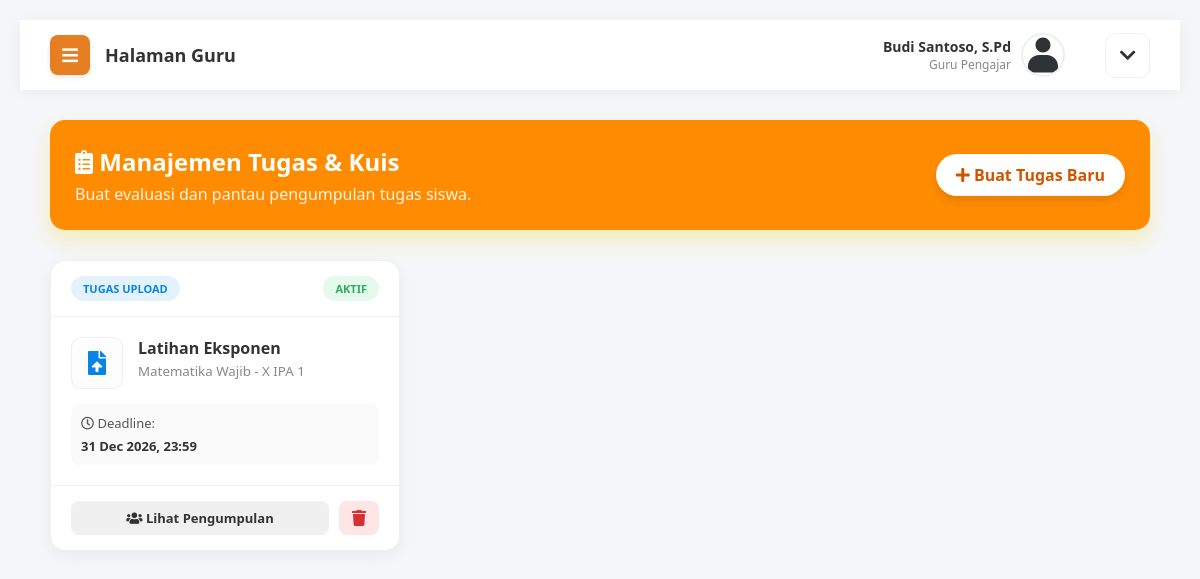
Screenshot of /guru/tugas.php (signed in) with the database file from the repository.
### tables this page shows
CREATE TABLE `tugas` (
  `id_tugas` int(11) NOT NULL,
  `mapel_id` int(11) NOT NULL,
  `judul_tugas` varchar(200) NOT NULL,
  `deskripsi` text DEFAULT NULL,
  `deadline` datetime NOT NULL,
  `tipe` enum('tugas','kuis') DEFAULT 'tugas',
  `file_tugas` varchar(255) DEFAULT NULL
);

CREATE TABLE `mapel` (
  `id_mapel` int(11) NOT NULL,
  `kode_mapel` varchar(20) DEFAULT NULL,
  `nama_mapel` varchar(100) NOT NULL,
  `guru_id` int(11) DEFAULT NULL,
  `kelas_id` int(11) DEFAULT NULL,
  `hari` varchar(20) DEFAULT NULL,
  `jam_mulai` time DEFAULT NULL,
  `jam_selesai` time DEFAULT NULL
);

CREATE TABLE `kelas` (
  `id_kelas` int(11) NOT NULL,
  `nama_kelas` varchar(20) NOT NULL,
  `wali_kelas_id` int(11) DEFAULT NULL
);

### guru/tugas.php (the view, shortened to what this page needs)
<?php include 'header.php'; ?>
<div class="welcome-banner" style="background: linear-gradient(to right, #FF8C00, #FF8C00); color: white; padding: 25px; border-radius: 15px; margin-bottom: 30px; box-shadow: 0 10px 20px rgba(249, 212, 35, 0.3); display: flex; justify-content: space-between; align-items: center;">
    <div>
        <h2 style="margin: 0; font-size: 24px;"><i class="fas fa-clipboard-list"></i> Manajemen Tugas & Kuis</h2>
        <p style="margin: 5px 0 0 0; opacity: 0.9;">Buat evaluasi dan pantau pengumpulan tugas siswa.</p>
    </div>
    <a href="tugas_tambah.php" class="btn-add" style="background: white; color: #d35400; padding: 10px 20px; border-radius: 30px; text-decoration: none; font-weight: bold; box-shadow: 0 5px 10px rgba(0,0,0,0.1); transition: 0.3s;">
        <i class="fas fa-plus"></i> Buat Tugas Baru
    </a>
</div>
<div class="materi-container" style="display: grid; grid-template-columns: repeat(auto-fill, minmax(320px, 1fr)); gap: 25px;">
    <?php
    $id_guru = $_SESSION['id_user'];
    $query = "SELECT tugas.*, mapel.nama_mapel, mapel.kode_mapel, kelas.nama_kelas
              FROM tugas
              JOIN mapel ON tugas.mapel_id = mapel.id_mapel
              JOIN kelas ON mapel.kelas_id = kelas.id_kelas
              WHERE mapel.guru_id='$id_guru'
              ORDER BY tugas.deadline DESC";
    $result = mysqli_query($koneksi, $query);
    while($d = mysqli_fetch_array($result)){
        $sekarang = date('Y-m-d H:i:s');
        $deadline = $d['deadline'];
        $is_expired = ($sekarang > $deadline);
        if($d['tipe'] == 'kuis'){
            $tipe_label = "Kuis Online";
            $tipe_bg = "bg-warning";
            $icon_utama = "fas fa-stopwatch";
            $warna_icon = "#f39c12";
        } else {
            $tipe_label = "Tugas Upload";
            $tipe_bg = "bg-info";
            $icon_utama = "fas fa-file-upload";
            $warna_icon = "#0984e3";
        }
    ?>
    <div class="card-materi" style="background: white; border-radius: 15px; overflow: hidden; box-shadow: 0 5px 15px rgba(0,0,0,0.05); border: 1px solid #f0f0f0; display: flex; flex-direction: column;">
        <div style="padding: 15px 20px; border-bottom: 1px solid #f0f0f0; display: flex; justify-content: space-between; align-items: center;">
            <span class="badge-status <?php echo $tipe_bg; ?>"><?php echo $tipe_label; ?></span>
            <?php if($is_expired) { ?>
                <span class="badge-status bg-danger">Ditutup</span>
            <?php } else { ?>
                <span class="badge-status bg-success">Aktif</span>
            <?php } ?>
        </div>
        <div style="padding: 20px; flex: 1; position: relative;">
            <div style="display: flex; gap: 15px; margin-bottom: 15px;">
                <div style="width: 50px; height: 50px; background: #fdfdfd; border-radius: 10px; display: flex; align-items: center; justify-content: center; border: 1px solid #eee;">
                    <i class="<?php echo $icon_utama; ?>" style="font-size: 24px; color: <?php echo $warna_icon; ?>;"></i>
                </div>
                <div>
                    <h4 style="margin: 0; font-size: 16px; color: #333; line-height: 1.4;"><?php echo $d['judul_tugas']; ?></h4>
                    <small style="color: #888;"><?php echo $d['nama_mapel']; ?> - <?php echo $d['nama_kelas']; ?></small>
                </div>
            </div>
            <div style="background: #fafafa; padding: 10px; border-radius: 8px; font-size: 13px;">
                <div style="margin-bottom: 5px; color: #555;">
                    <i class="far fa-clock <?php echo !$is_expired ? 'deadline-active' : ''; ?>"></i> Deadline:
                </div>
                <b style="color: <?php echo $is_expired ? '#d63031' : '#333'; ?>;">
                    <?php echo date('d M Y, H:i', strtotime($deadline)); ?>
                </b>
            </div>
        </div>
        <div style="padding: 15px 20px; border-top: 1px solid #f0f0f0; display: grid; grid-template-columns: 1fr 1fr auto; gap: 10px;">
            <a href="tugas_nilai.php?id=<?php echo $d['id_tugas']; ?>" style="grid-column: span 2; background: #f0f0f0; color: #333; text-align: center; padding: 8px; border-radius: 8px; text-decoration: none; font-size: 13px; font-weight: 600; transition: 0.3s;" class="btn-hover-gray">
                <i class="fas fa-users"></i> Lihat Pengumpulan
            </a>
            <a href="tugas_hapus.php?id=<?php echo $d['id_tugas']; ?>" onclick="return confirm('Hapus tugas ini? Data pengumpulan siswa juga akan terhapus.')" style="background: #ffe5e5; color: #d63031; display: flex; align-items: center; justify-content: center; border-radius: 8px; text-decoration: none; width: 40px;">
                <i class="fas fa-trash"></i>
            </a>
        </div>
    </div>
    <?php } ?>
</div>
<?php include 'footer.php'; ?>

### assets/css/style.css (style rules this page uses)
body { background-color: #f4f6f9; font-family: 'Poppins', 'Segoe UI', sans-serif; margin: 0; height: 100vh; display: flex; justify-content: center; align-items: center; overflow: hidden; }
body, html { margin: 0; padding: 0; width: 100%; height: 100%; font-family: 'Poppins', sans-serif; overflow-x: hidden; }
body { background-color: #f4f6f9; font-family: 'Segoe UI', 'Poppins', sans-serif; margin: 0; overflow-x: hidden; }
.badge-status { padding: 5px 12px; border-radius: 20px; font-size: 11px; font-weight: 700; text-transform: uppercase; }
.bg-success { background-color: #e5f9ed; color: #27ae60; }
.bg-info { background-color: #e3f2fd; color: #0984e3; }
.deadline-active { animation: pulse-red 2s infinite; }
body.dashboard-body { height: auto !important; display: block !important; overflow-x: hidden !important; overflow-y: auto !important; }

### rows the page displays
tugas: tipe "TUGAS UPLOAD", shows "AKTIF", judul_tugas "Latihan Eksponen", mapel.nama_mapel "Matematika Wajib", kelas.nama_kelas "X IPA 1", deadline "31 Dec 2026, 23:59"

### other values shown
$_SESSION['nama_lengkap'] "Budi Santoso, S.Pd"
